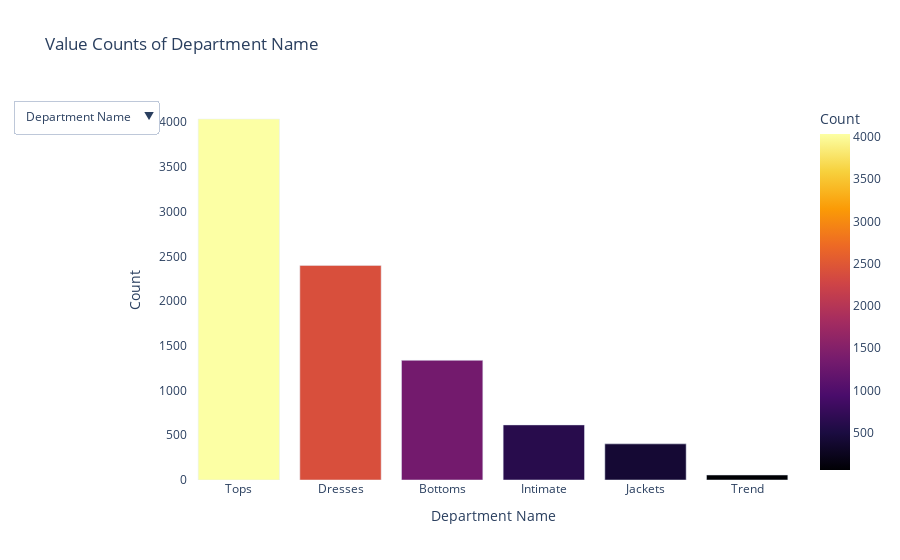

Write notebook code for a chart like this one.
### Code cell
# Calculate value counts for each column
value_counts_dept = data['Department Name'].value_counts().reset_index()
value_counts_class = data['Class Name'].value_counts().reset_index()
value_counts_division = data['Division Name'].value_counts().reset_index()

# Rename columns for plotting
value_counts_dept.columns = ['Name', 'Count']
value_counts_class.columns = ['Name', 'Count']
value_counts_division.columns = ['Name', 'Count']

# Initialize the initial column to be displayed
initial_column = 'Department Name'
initial_data = value_counts_dept

# Create a bar chart using Plotly
fig = px.bar(
    initial_data,
    x='Name',
    y='Count',
    color='Count',
    color_continuous_scale='Inferno',
    title=f'Value Counts of {initial_column}'
)

# Update layout
fig.update_layout(
    xaxis_title=initial_column,
    yaxis_title='Count',
    plot_bgcolor='white',
)

fig.update_layout(barmode='group')

# Define columns to switch between
columns = ['Department Name', 'Class Name', 'Division Name']
buttons = []

# Add buttons for each column
for column in columns:
    if column == 'Department Name':
        dp = value_counts_dept
    elif column == 'Division Name':
        dp = value_counts_division
    else:
        dp = value_counts_class

    button = dict(
        label=column,
        method='update',
        args=[
            {'x': [dp['Name']], 'y': [dp['Count']], 'marker.color': [dp['Count']], 'marker.colorscale': 'Inferno'},
            {'title': f'Value Counts of {column}',
             'xaxis': {'title': column},
             }
        ]
    )
    buttons.append(button)

# Add buttons to the layout
fig.update_layout(
    updatemenus=[
        dict(
            buttons=buttons,
            direction='down',
            showactive=True
        )
    ]
)

fig.show()

### Figure 1 — Plotly figure (JSON) as saved in the notebook; plotly's stock layout.template omitted (floating-point values rounded to 4 significant figures)
{"data": [{"alignmentgroup": "True", "hovertemplate": "Name=%{x}<br>Count=%{marker.color}<extra></extra>", "legendgroup": "", "marker": {"color": [4036, 2399, 1338, 616, 404, 56], "coloraxis": "coloraxis", "pattern": {"shape": ""}}, "name": "", "offsetgroup": "", "orientation": "v", "showlegend": false, "textposition": "auto", "type": "bar", "x": ["Tops", "Dresses", "Bottoms", "Intimate", "Jackets", "Trend"], "xaxis": "x", "y": [4036, 2399, 1338, 616, 404, 56], "yaxis": "y"}], "layout": {"barmode": "group", "coloraxis": {"colorbar": {"title": {"text": "Count"}}, "colorscale": [[0, "#000004"], [0.1111, "#1b0c41"], [0.2222, "#4a0c6b"], [0.3333, "#781c6d"], [0.4444, "#a52c60"], [0.5556, "#cf4446"], [0.6667, "#ed6925"], [0.7778, "#fb9b06"], [0.8889, "#f7d13d"], [1, "#fcffa4"]]}, "legend": {"tracegroupgap": 0}, "plot_bgcolor": "white", "title": {"text": "Value Counts of Department Name"}, "updatemenus": [{"buttons": [{"args": [{"marker.color": [[4036, 2399, 1338, 616, 404, 56]], "marker.colorscale": "Inferno", "x": [["Tops", "Dresses", "Bottoms", "Intimate", "Jackets", "Trend"]], "y": [[4036, 2399, 1338, 616, 404, 56]]}, {"title": "Value Counts of Department Name", "xaxis": {"title": "Department Name"}}], "label": "Department Name", "method": "update"}, {"args": [{"marker.color": [[2399, 1849, 1214, 572, 516, 401, 376, 333, 280, 244, 131, 124, 112, 79, 56, 56, 56, 50, 1]], "marker.colorscale": "Inferno", "x": [["Dresses", "Knits", "Blouses", "Sweaters", "Pants", "Fine gauge", "Jeans", "Skirts", "Jackets", "Lounge", "Swim", "Outerwear", "Shorts", "Sleep", "Legwear", "Layering", "Trend", "Intimates", "Casual bottoms"]], "y": [[2399, 1849, 1214, 572, 516, 401, 376, 333, 280, 244, 131, 124, 112, 79, 56, 56, 56, 50, 1]]}, {"title": "Value Counts of Class Name", "xaxis": {"title": "Class Name"}}], "label": "Class Name", "method": "update"}, {"args": [{"marker.color": [[5290, 3026, 533]], "marker.colorscale": "Inferno", "x": [["General", "General Petite", "Initmates"]], "y": [[5290, 3026, 533]]}, {"title": "Value Counts of Division Name", "xaxis": {"title": "Division Name"}}], "label": "Division Name", "method": "update"}], "direction": "down", "showactive": true}], "xaxis": {"anchor": "y", "domain": [0, 1], "title": {"text": "Department Name"}}, "yaxis": {"anchor": "x", "domain": [0, 1], "title": {"text": "Count"}}}}
